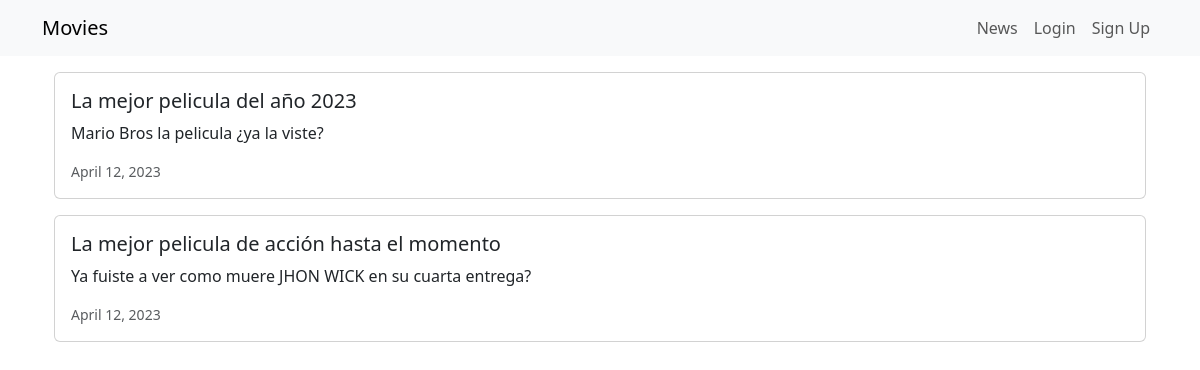
Page /news/ on the committed database.
### news/models.py (models this page shows, shortened)
class News(models.Model):
    headline = models.CharField(max_length=200)
    body = models.TextField()
    date = models.DateField()

### news/views.py (the view)
# urls.py: path('news/', include('news.urls')),
def news(request):
    newss = News.objects.all().order_by('-date')
    return render(request, 'news.html', {'newss': newss})

### news/templates/news.html (shortened to what this page needs)
<head>
    <link
        href="https://cdn.jsdelivr.net/npm/bootstrap@5.3.0-alpha2/dist/css/bootstrap.min.css"
        rel="stylesheet"
    />
</head>
<body>
    {% extends "base.html" %} {% block content %}
    <div class="container">
        {% for news in newss %}
        <div class="card mb-3">
            <div class="row g-0">
                <div>
                    <div class="card-body">
                        <h5 class="card-title">{{ news.headline }}</h5>
                        <p class="card-text">{{ news.body }}</p>
                        <p class="card-text">
                            <small class="text-muted">{{ news.date }}</small>
                        </p>
                    </div>
                </div>
            </div>
        </div>
        {% endfor %}
    </div>
    {% endblock content %}

### rows in the picture
News: headline "La mejor pelicula del año 2023", body "Mario Bros la pelicula ¿ya la viste?", date "April 12, 2023"
News: headline "La mejor pelicula de acción hasta el momento", body "Ya fuiste a ver como muere JHON WICK en su cuarta entrega?", date "April 12, 2023"
